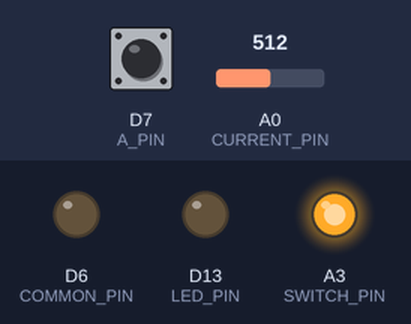
Simulated run of this sketch. Board: Arduino Zero (SAMD21). Parts: output pins drawn as LEDs (lit = HIGH). The inputs (shaded band) are chosen by the test bench; at power-on: D7 (A_PIN) HIGH, A0 (CURRENT_PIN) = 512 (analog values on the 0–1023 scale). What the sketch prints to the serial monitor is not drawn.

Above: at 1.2 s.
1.3 s: D7 (A_PIN) pulled LOW for 3.2 s
At 4.5 s:
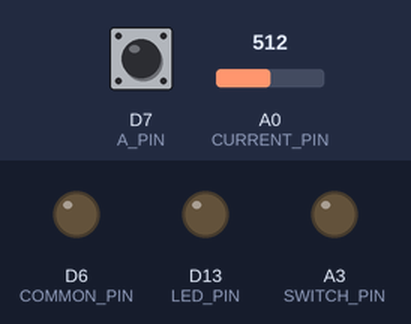
At 7.5 s:
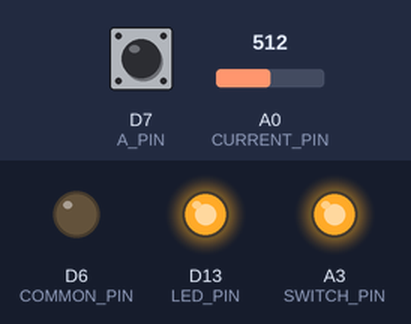
Timing chart, 0 to 9.0 s (numbered marks = the images above; inputs shaded):
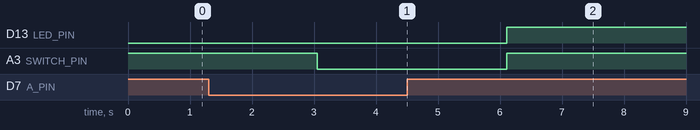

The sketch:

Laser-Driver-SW.ino
```cpp
#define SWITCH_PIN A3
#define CURRENT_PIN A0
#define LED_PIN 13
//use a toggle switch (SPDT) between PIN 7 (A), 6 (COMMON), 5 (B) to choose between PULSE and CW mode
#define A_PIN 7
#define COMMON_PIN 6
#define B_PIN 5

boolean switchState = 1 ;
long lastTime = 0;

void setup() {
  Serial.begin(115200);
  analogReadResolution(12);
  //define in- and outputs
  pinMode(CURRENT_PIN, INPUT);
  pinMode(SWITCH_PIN, OUTPUT);
  digitalWrite(SWITCH_PIN, HIGH);
  pinMode(LED_PIN, OUTPUT);
  //toggle switch for mode selection
  pinMode(A_PIN, INPUT_PULLUP);
  pinMode(COMMON_PIN, OUTPUT);
  digitalWrite(COMMON_PIN, LOW);
  pinMode(B_PIN, INPUT_PULLUP);
  lastTime=millis();
}

void loop() {
  // read the input on the current measurement pin:
  int sensorValue = analogReadN(CURRENT_PIN,30);
  float outputValue = convert2Ampere(sensorValue);
  //output the measured current via serial
  Serial.print(sensorValue); Serial.print(": "); Serial.println(outputValue);
  delay(200);
  //send out pulse every 3sec if switch is on pulse mode
  if(millis()-lastTime > 3000) {
    digitalWrite(SWITCH_PIN, HIGH);
    digitalWrite(13, HIGH);
    delayMicroseconds(50);
    if(digitalRead(7)==LOW) {
      digitalWrite(SWITCH_PIN, LOW);
      digitalWrite(13, LOW);
    }
    //serial output for debugging the pulses
    Serial.print("* "); Serial.println(switchState);
    switchState=!switchState;
    lastTime=millis();
  }
}

float convert2Ampere(int rawInput) {
  int temp=rawInput+43; //offset evaluated experimentally
  if(temp<0) temp=0;
  float conversionFactor = 0.0424; //evaluated experimentally
  //float conversionFactor = 0.040283203125;  // theoretical: (100A / 2 Volt)*(3.3 Volt /4096)
  return conversionFactor*rawInput;
}

int analogReadN(int pinNumber, int iterations) {
  int result=0;
  for(int i=0; i<iterations; i++) {
    result = result + analogRead(pinNumber);
  }
  return result/iterations;
}
```

Measured:
- after the input at 1.3 s, D13 (LED_PIN): LOW → HIGH after 4.8 s instead of 1.8 s; A3 (SWITCH_PIN): HIGH → LOW after 1.8 s, → HIGH 3.1 s later
